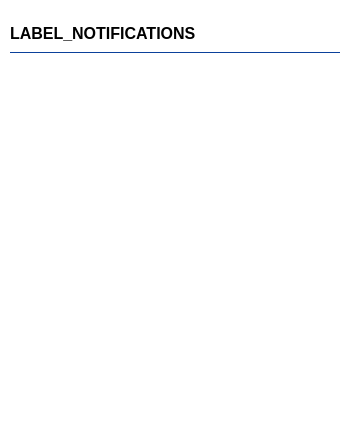
<?xml version="1.0" encoding="UTF-8"?>
<ui version="4.0">
 <class>NotificationCenterWidget</class>
 <widget class="QWidget" name="NotificationCenterWidget">
  <property name="geometry">
   <rect>
    <x>0</x>
    <y>0</y>
    <width>350</width>
    <height>430</height>
   </rect>
  </property>
  <property name="sizePolicy">
   <sizepolicy hsizetype="Minimum" vsizetype="Preferred">
    <horstretch>0</horstretch>
    <verstretch>0</verstretch>
   </sizepolicy>
  </property>
  <property name="minimumSize">
   <size>
    <width>350</width>
    <height>0</height>
   </size>
  </property>
  <property name="maximumSize">
   <size>
    <width>350</width>
    <height>16777215</height>
   </size>
  </property>
  <property name="windowTitle">
   <string>Form</string>
  </property>
  <property name="styleSheet">
   <string notr="true">QWidget#NotificationCenterWidget
{
background-color: rgb(255, 255, 255);
}

QScrollBar:vertical
{
background: rgb(255, 255, 255);
}

QScrollBar::handle:vertical
{
background: rgb(12, 65, 157);
}

QScrollBar::add-line:vertical, QScrollBar::sub-line:vertical
{
border: none;
background: none;
}

#button_close
{
background-color: rgb(255, 255, 255);
border: 0;
}</string>
  </property>
  <layout class="QVBoxLayout" name="verticalLayout">
   <property name="spacing">
    <number>0</number>
   </property>
   <property name="leftMargin">
    <number>0</number>
   </property>
   <property name="topMargin">
    <number>0</number>
   </property>
   <property name="rightMargin">
    <number>0</number>
   </property>
   <property name="bottomMargin">
    <number>0</number>
   </property>
   <item>
    <layout class="QHBoxLayout" name="horizontalLayout">
     <property name="topMargin">
      <number>4</number>
     </property>
     <property name="rightMargin">
      <number>4</number>
     </property>
     <item>
      <spacer name="horizontalSpacer">
       <property name="orientation">
        <enum>Qt::Horizontal</enum>
       </property>
       <property name="sizeHint" stdset="0">
        <size>
         <width>40</width>
         <height>20</height>
        </size>
       </property>
      </spacer>
     </item>
     <item>
      <widget class="PointingHandButton" name="button_close">
       <property name="styleSheet">
        <string notr="true"/>
       </property>
       <property name="text">
        <string/>
       </property>
       <property name="icon">
        <iconset resource="../rc/resources.qrc">
         <normaloff>:/icons/images/icons/menu_cancel.png</normaloff>:/icons/images/icons/menu_cancel.png</iconset>
       </property>
       <property name="iconSize">
        <size>
         <width>20</width>
         <height>20</height>
        </size>
       </property>
       <property name="flat">
        <bool>true</bool>
       </property>
      </widget>
     </item>
    </layout>
   </item>
   <item>
    <layout class="QVBoxLayout" name="verticalLayout_3">
     <property name="spacing">
      <number>8</number>
     </property>
     <property name="leftMargin">
      <number>10</number>
     </property>
     <property name="topMargin">
      <number>0</number>
     </property>
     <property name="rightMargin">
      <number>10</number>
     </property>
     <item>
      <widget class="QLabel" name="label">
       <property name="sizePolicy">
        <sizepolicy hsizetype="Preferred" vsizetype="Preferred">
         <horstretch>0</horstretch>
         <verstretch>0</verstretch>
        </sizepolicy>
       </property>
       <property name="font">
        <font>
         <pointsize>12</pointsize>
         <weight>75</weight>
         <bold>true</bold>
        </font>
       </property>
       <property name="text">
        <string>LABEL_NOTIFICATIONS</string>
       </property>
      </widget>
     </item>
     <item>
      <widget class="Line" name="line">
       <property name="styleSheet">
        <string notr="true">color: rgb(11, 65, 155);</string>
       </property>
       <property name="frameShadow">
        <enum>QFrame::Plain</enum>
       </property>
       <property name="lineWidth">
        <number>1</number>
       </property>
       <property name="orientation">
        <enum>Qt::Horizontal</enum>
       </property>
      </widget>
     </item>
     <item>
      <widget class="QScrollArea" name="scrollArea">
       <property name="styleSheet">
        <string notr="true"/>
       </property>
       <property name="frameShape">
        <enum>QFrame::NoFrame</enum>
       </property>
       <property name="frameShadow">
        <enum>QFrame::Plain</enum>
       </property>
       <property name="lineWidth">
        <number>0</number>
       </property>
       <property name="horizontalScrollBarPolicy">
        <enum>Qt::ScrollBarAlwaysOff</enum>
       </property>
       <property name="widgetResizable">
        <bool>true</bool>
       </property>
       <property name="alignment">
        <set>Qt::AlignLeading|Qt::AlignLeft|Qt::AlignTop</set>
       </property>
       <widget class="QWidget" name="widget_layout">
        <property name="geometry">
         <rect>
          <x>0</x>
          <y>0</y>
          <width>330</width>
          <height>365</height>
         </rect>
        </property>
        <property name="styleSheet">
         <string notr="true">QWidget#widget_layout
{
background-color: rgb(255, 255, 255);
}</string>
        </property>
        <layout class="QVBoxLayout" name="verticalLayout_2">
         <item>
          <spacer name="verticalSpacer">
           <property name="orientation">
            <enum>Qt::Vertical</enum>
           </property>
           <property name="sizeHint" stdset="0">
            <size>
             <width>20</width>
             <height>40</height>
            </size>
           </property>
          </spacer>
         </item>
        </layout>
       </widget>
      </widget>
     </item>
    </layout>
   </item>
  </layout>
 </widget>
 <customwidgets>
  <customwidget>
   <class>PointingHandButton</class>
   <extends>QPushButton</extends>
   <header>parsec.core.gui.custom_widgets</header>
  </customwidget>
 </customwidgets>
 <resources>
  <include location="../rc/resources.qrc"/>
 </resources>
 <connections/>
</ui>
